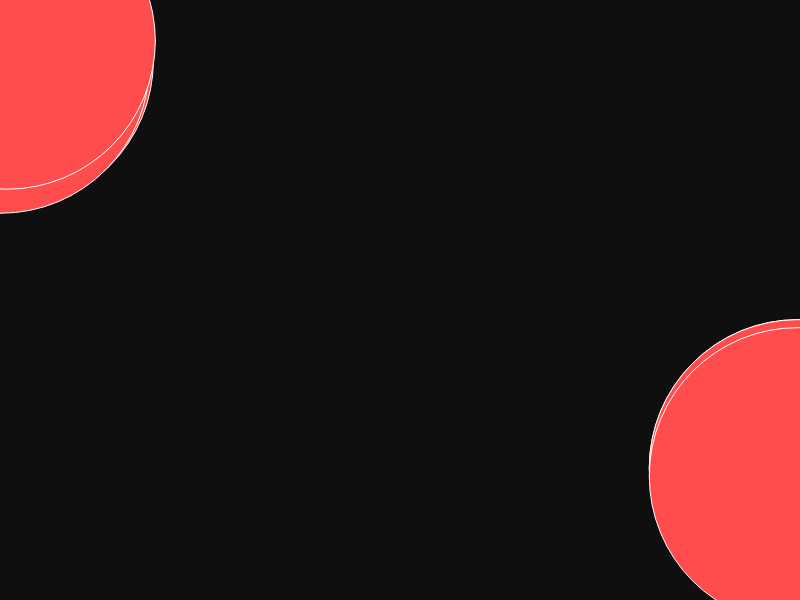
Frame 1 (no input)
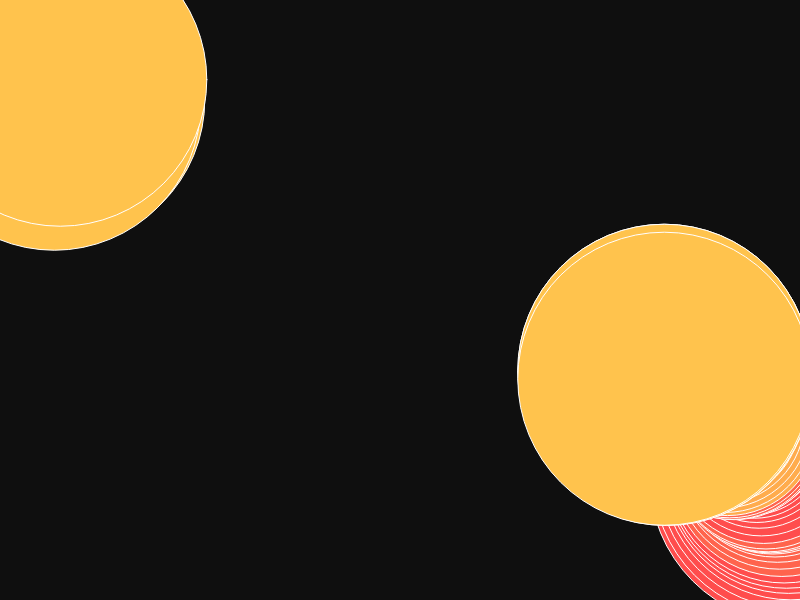
Frame 60 (no input)
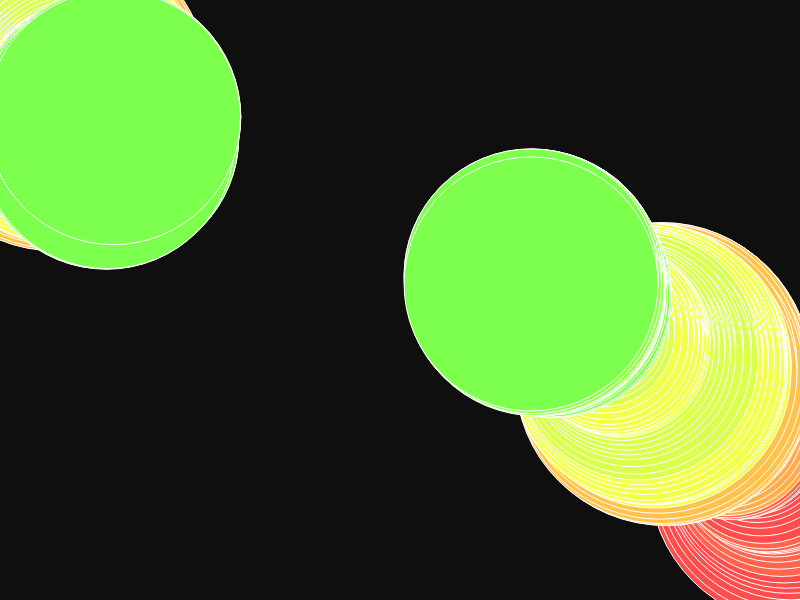
Frame 120 (the mouse pressed at the canvas centre since frame 60)

The p5.js sketch that drew these frames (run headless with seeded random() and noise() and a simulated clock; from frame 60 on, the mouse is pressed at the canvas centre):

// p5.js sketch
// ── sketch.js
function setup() {
  createCanvas(displayWidth, displayHeight);
  background(15);
  colorMode(HSB)

}

function draw () {
  stroke(255, 155);
  fill(frameCount&360, 70,100);
  var x= sin(radians(frameCount*0.13))*width/2;
  var y= cos(radians(1000+frameCount*0.13))*height/2;
  var x2= noise(frameCount*0.033)*450;
  var y2= noise(frameCount*0.033)*450;
  ellipse(x, y, x2, y2);
  ellipse(frameCount*noise, frameCount*noise, x2, y2);
  ellipse(width-(2.5*x), height-(2.5*y),x2,y2);
  
  ellipse(x+4, y+8, x2, y2);
  ellipse(frameCount*noise, frameCount*noise, x2, y2);
  ellipse(width-(2.5*x), height-(2.5*y),x2,y2);

  ellipse(x, y-8, x2, y2);
  ellipse(frameCount*noise, frameCount*noise, x2, y2);
  ellipse(width-(2.5*x), 12-height-(2.5*y),x2,y2);

  ellipse(x, y+12, x2, y2);
  ellipse(frameCount*noise, frameCount*noise, x2, y2);
  ellipse(width-(2.5*x), 8+height-(2.5*y),x2,y2);

  ellipse(x+6, y-12, x2, y2);
  ellipse(frameCount*noise, frameCount*noise, x2, y2);
  ellipse(width-(2.5*x), 8-height-(2.5*y),x2,y2);

  
}
